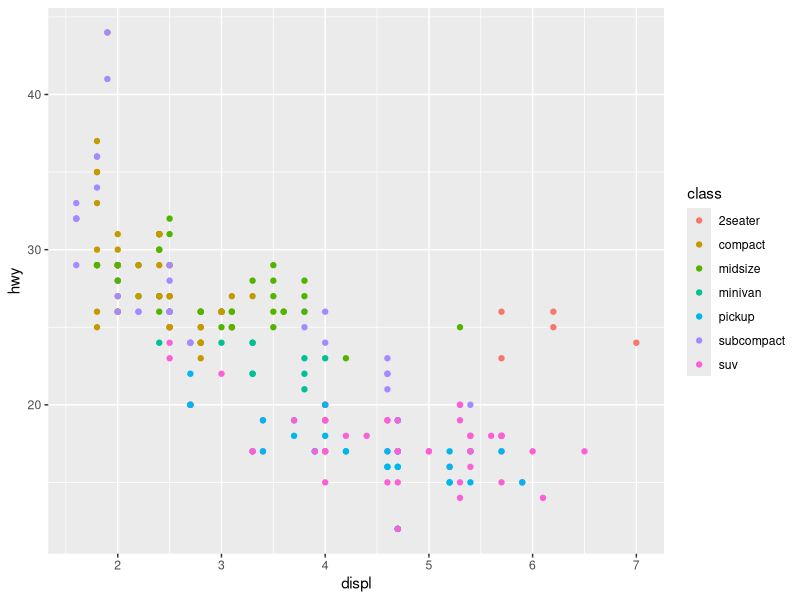
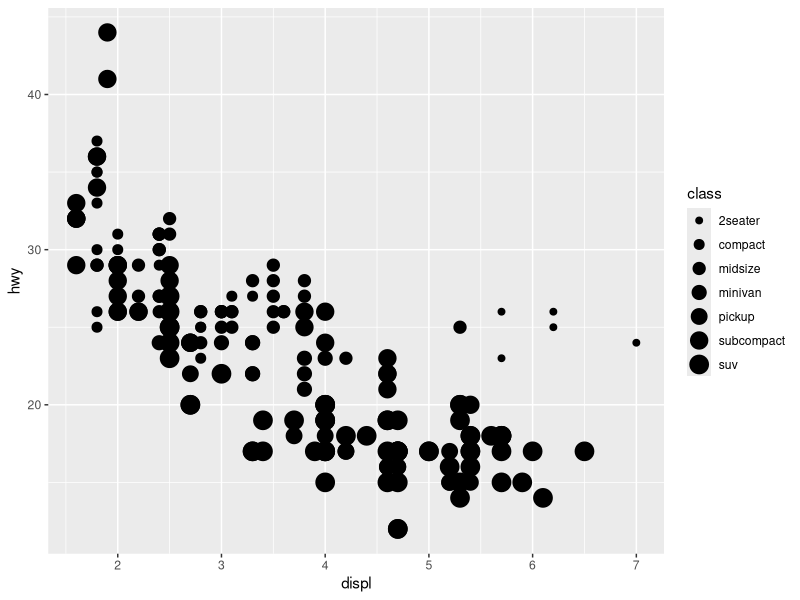

Reproduce these figures in R, in order.
#' ---
#' title: "Test Drive R Markdown"
#' output: github_document
#' ---

library(tidyverse)
#' **first steps**
head(mpg)
# map points by class using color
ggplot(data = mpg) + geom_point(mapping = aes(x= displ, y=hwy, color=class))
# map points by class using size
ggplot(data = mpg) + geom_point(mapping = aes(x= displ, y=hwy, size=class))